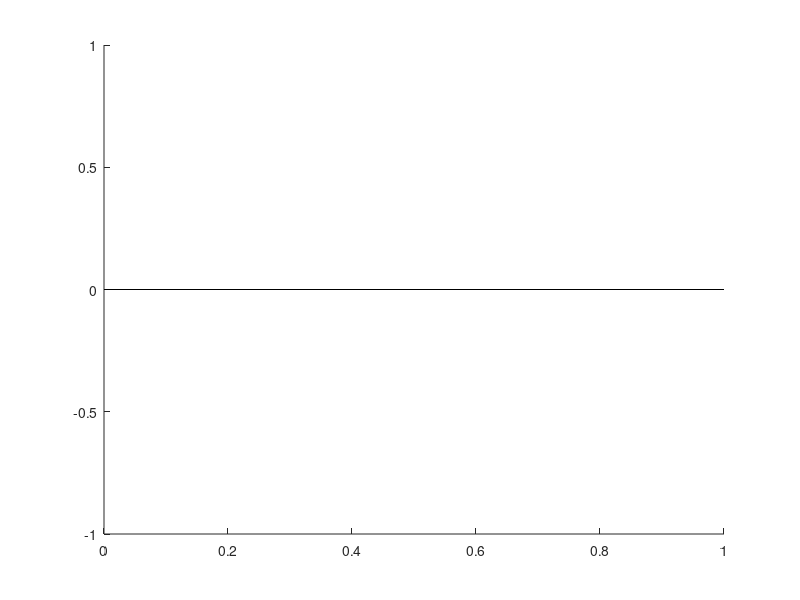

Recreate this plot in MATLAB.
% hline Draw a horizontal line on a plot
%
% h = hline(Y,[STYLE])
% 
% Draw a horizontal line on the current plot
%
% Inputs:
%	Y: intersection of the line with the y-axis
%		By default it is set to: y=0
% 	STYLE: is any pair of properties for a line object
%		Default is plain black 
%
% Outputs:
%	h: line handle
% 
% See also:
%	vline, refline
%
% Created: 2010-11-04.
% Copyright (c) 2010, Guillaume Maze (Laboratoire de Physique des Oceans).
% All rights reserved.
% http://codes.guillaumemaze.org

% 
% Redistribution and use in source and binary forms, with or without
% modification, are permitted provided that the following conditions are met:
% 	* Redistributions of source code must retain the above copyright notice, this list of 
% 	conditions and the following disclaimer.
% 	* Redistributions in binary form must reproduce the above copyright notice, this list 
% 	of conditions and the following disclaimer in the documentation and/or other materials 
% 	provided with the distribution.
% 	* Neither the name of the Laboratoire de Physique des Oceans nor the names of its contributors may be used 
%	to endorse or promote products derived from this software without specific prior 
%	written permission.
%
% THIS SOFTWARE IS PROVIDED BY Guillaume Maze ''AS IS'' AND ANY EXPRESS OR IMPLIED WARRANTIES, 
% INCLUDING, BUT NOT LIMITED TO, THE IMPLIED WARRANTIES OF MERCHANTABILITY AND FITNESS FOR A 
% PARTICULAR PURPOSE ARE DISCLAIMED. IN NO EVENT SHALL Guillaume Maze BE LIABLE FOR ANY 
% DIRECT, INDIRECT, INCIDENTAL, SPECIAL, EXEMPLARY, OR CONSEQUENTIAL DAMAGES (INCLUDING, BUT NOT 
% LIMITED TO, PROCUREMENT OF SUBSTITUTE GOODS OR SERVICES; LOSS OF USE, DATA, OR PROFITS; OR 
% BUSINESS INTERRUPTION) HOWEVER CAUSED AND ON ANY THEORY OF LIABILITY, WHETHER IN CONTRACT, 
% STRICT LIABILITY, OR TORT (INCLUDING NEGLIGENCE OR OTHERWISE) ARISING IN ANY WAY OUT OF THE USE 
% OF THIS SOFTWARE, EVEN IF ADVISED OF THE POSSIBILITY OF SUCH DAMAGE.
%

function varargout = hline(varargin)

% Default line style:
style = {'color';'k'};

% Default position on the y-axis:
y0 = 0;

switch nargin
	case 0
		% Nothing to do
	case 1
		y0    = varargin{1};
	otherwise
		if mod(nargin,2) ~= 0
			y0    = varargin{1};
			style = varargin(2:end);
		else
			style = varargin(:);
		end
end

for iy = 1 : length(y0)
	l(iy) = line(get(gca,'xlim'),[1 1]*y0(iy));
	set(l(iy),style{:});
	set(l(iy),'tag','hline');
end

if nargout
	varargout(1) = {l};
end

end %functionhline


















